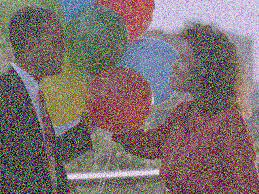
#> input picture 2person.jpg, 259 x 194 px
$ jupyter execute --allow-errors 'Gaussian filter.ipynb'   (shell and % lines are left out)
#> lines starting #> are read from the running program, lines starting #| are printed output that depends on the picture
[cell 1]
import cv2
import numpy as np
from matplotlib import pyplot as plt

img2 = cv2.imread('2person.jpg')
#> img2 is the input picture: shape (194, 259, 3); mean B, G, R 110.5, 110.2, 124.3
kernel = np.ones((5,5),np.float32)/25
average_filter2 = cv2.filter2D(img2,-1,kernel)
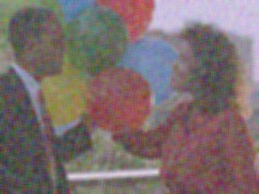
#> average_filter2: shape (194, 259, 3); mean B, G, R 110.5, 110.2, 124.3

img = cv2.imread('plane.png')
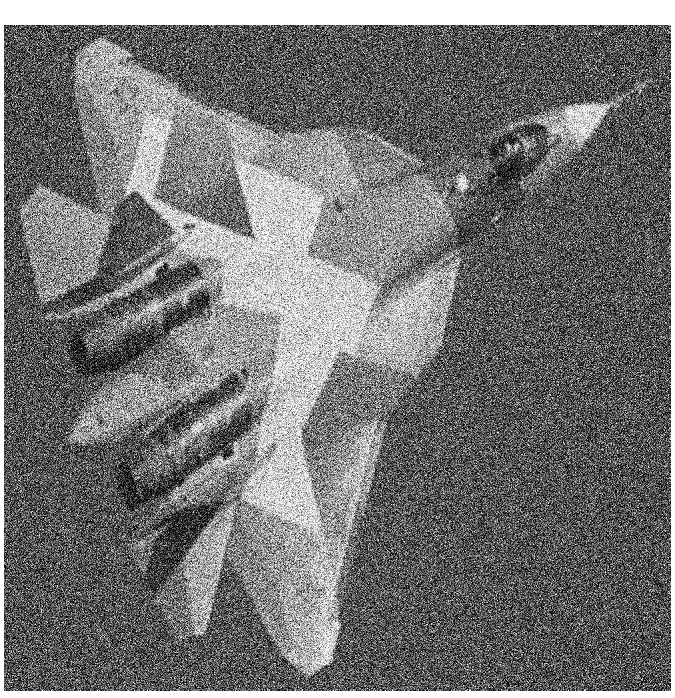
#> input picture plane.png, 675 x 698 px
#> img is the input picture: shape (698, 675, 3); min 0, max 255, mean 116.7
kernel = np.ones((5,5),np.float32)/25
average_filter = cv2.filter2D(img,-1,kernel)
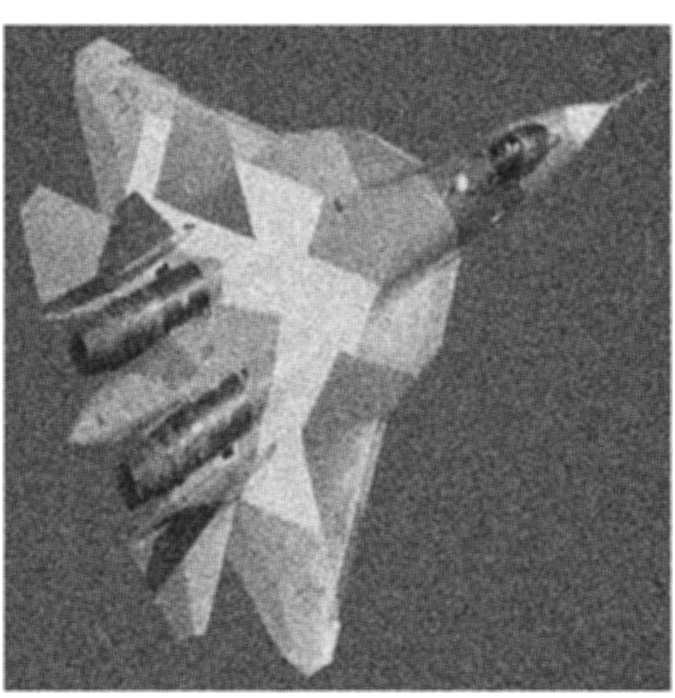
#> average_filter: shape (698, 675, 3); min 22, max 255, mean 116.7


blur = cv2.GaussianBlur(img,(5,5),0)
blur2 = cv2.GaussianBlur(img2,(5,5),0)

cv2.imshow("original2" , img2)
cv2.imshow("original" , img)
cv2.imshow("usign cv2.filter2D",average_filter)
cv2.imshow("usign Gaussian filter",blur)
cv2.imshow("usign cv2.filter2D2",average_filter2)
cv2.imshow("usign Gaussian filter2",blur2)


cv2.waitKey(0)
#> (the rest of this cell did not finish here and is left out)

[cell 2]
import cv2
import numpy as np

img = cv2.imread("plane.png")
median = cv2.medianBlur(img , 5)
blur = cv2.bilateralFilter(img,9,75,75)
kernel = np.ones((5,5),np.float32)/25

average_filter = cv2.filter2D(blur,-1,kernel)

cv2.imshow("original" , img)

cv2.imshow("median" , median)

cv2.imshow("bilateral blur" , blur)
cv2.imshow("average_filter blur" , average_filter)


cv2.waitKey(0)
#> (the rest of this cell did not finish here and is left out)
